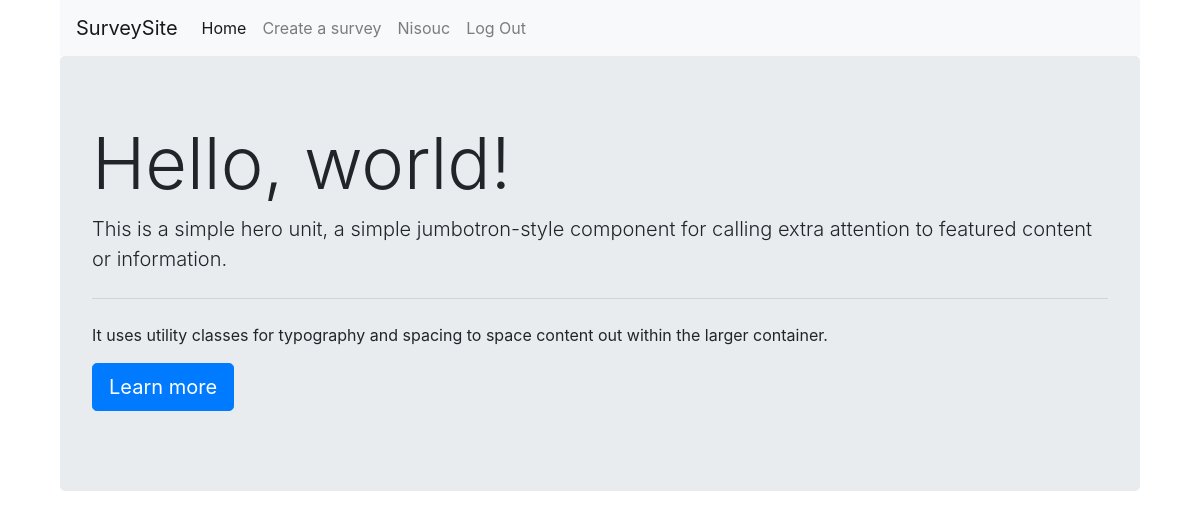
Before: /index.php?page=home (signed in) with the older database file.
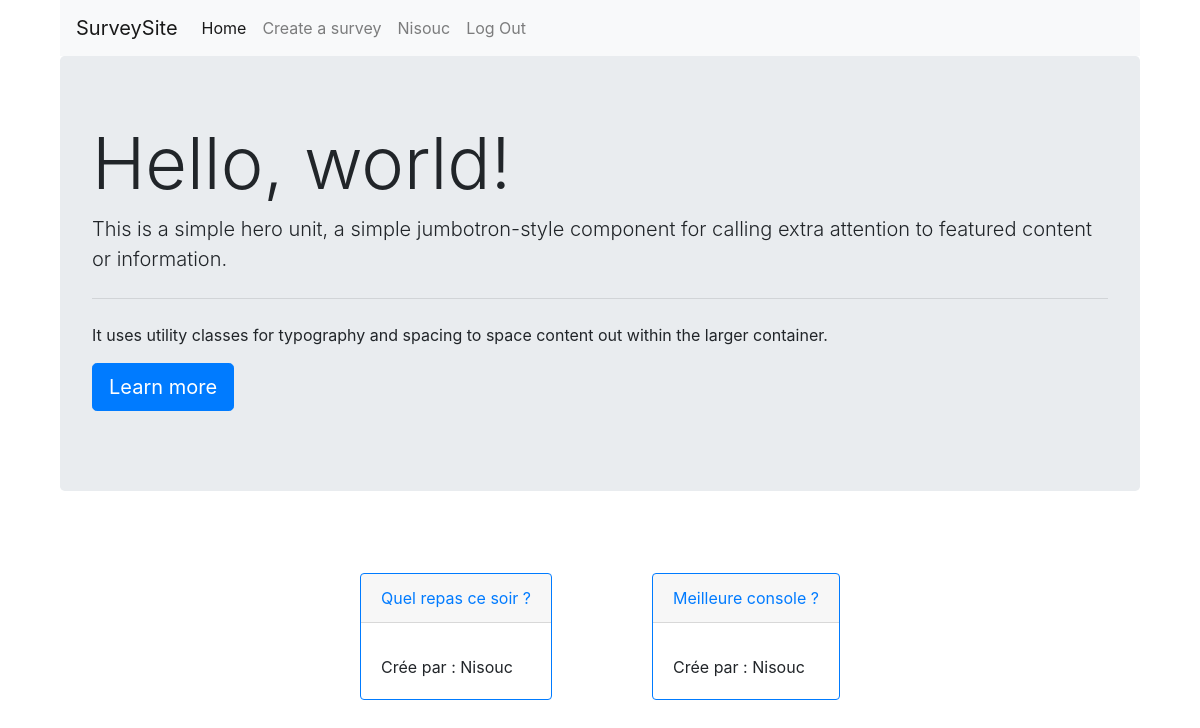
After: the same page with the newer database file.
### tables this page shows
CREATE TABLE `surveys` (
  `survey_id` int(11) NOT NULL,
  `question` varchar(255) NOT NULL,
  `end` varchar(255) NOT NULL,
  `creatorsId` int(11) NOT NULL
);

CREATE TABLE `users` (
  `user_id` int(11) NOT NULL,
  `user_name` varchar(255) NOT NULL,
  `user_pass` varchar(255) NOT NULL,
  `user_email` varchar(255) NOT NULL,
  `status` tinyint(1) NOT NULL,
  `user_theme` varchar(255) NOT NULL DEFAULT 'white'
);

### App/Controller/DefaultController.php (called while the page is built, shortened)
<?php
class DefaultController {
    public function __construct()
    {
        $this->model = new DefaultModel();
    }
    public function homeIndex()
    {
        $surveys = $this->model->getSurveys();
        require ROOT."/App/View/homeIndex.php";
    }
}

### Public/index.php (called while the page is built, shortened)
<?php
require ROOT."/Core/Database.php";
require ROOT."/router.php";

### Core/Database.php (called while the page is built, shortened)
<?php
class Database{
    protected $pdo;
    public function __construct()
    {
        try {
            $this->host = $dbConfig["host"];
            $this->dbname = $dbConfig["dbname"];
            $this->user = $dbConfig["user"];
            $this->pass = $dbConfig["pass"];
            $this->pdo = new \PDO("mysql:host=$this->host;dbname=$this->dbname", $this->user, $this->pass);
        } catch (\PDOException $e) {
            return $e->getMessage();
        }
    }
    public function query(string $statement, bool $one)
    {
        $query = $this->pdo->query($statement);
        if ($one === false) {
            return $query->fetch(\PDO::FETCH_ASSOC);
        } else {
            return $query->fetchAll(\PDO::FETCH_ASSOC);
        }
    }
}

### App/Model/DefaultModel.php (called while the page is built, shortened)
<?php
class DefaultModel extends Database
{
    public function getSurveys()
    {
        $getSurveys = "SELECT * FROM surveys INNER JOIN users ON creatorsId = user_id";
        return $this->query($getSurveys, true);
    }
}

### App/View/homeIndex.php (the view, shortened to what this page needs)
<?php
require ROOT."/commons.php";
?>
<!DOCTYPE html>
<html lang="en">
<head>
</head>
<body>
<div class="jumbotron">
  <h1 class="display-3">Hello, world!</h1>
  <p class="lead">This is a simple hero unit, a simple jumbotron-style component for calling extra attention to featured content or information.</p>
  <hr class="my-4">
  <p>It uses utility classes for typography and spacing to space content out within the larger container.</p>
  <p class="lead">
    <a class="btn btn-primary btn-lg" href="#" role="button">Learn more</a>
  </p>
</div>
<div class="container">
<?php foreach($surveys as $su):  ?>
<div class="card border-primary mb-3" style="max-width: 20rem; margin: 50px">
  <div class="card-header"><a href="?page=survey&id=<?= $su['survey_id'] ?>"><?php echo $su['question'] ?></a></div>
  <div class="card-body">
    <p class="card-text">Crée par : <?= $su['user_name'] ?></p>
  </div>
</div>
<?php endforeach; ?>
</div>
</body>
</html>

### router.php (shortened to what this page needs)
<?php
if(array_key_exists("page", $_GET)){
    switch ($_GET["page"]) {
        case 'home' :
            if(isset($_SESSION['Connected']) && $_SESSION['Connected'] == true) {
                $controller = new DefaultController();
                $controller->homeIndex();
            } else {
                $controller = new UserController();
                $controller->createUser();
            }
            break;
    }
} else{
    $controller = new UserController();
    $controller->createUser();
}

### commons.php (shortened to what this page needs)
<head>
  <link rel="stylesheet" href="https://cdn.jsdelivr.net/npm/bootstrap@4.5.3/dist/css/bootstrap.min.css">
</head>
<nav class="navbar navbar-expand-lg navbar-light bg-light">
<a class="navbar-brand" href="#">SurveySite</a>
<div class="collapse navbar-collapse" id="navbarNav">
  <ul class="navbar-nav">
    <li class="nav-item active">
        <a class="nav-link" href="?page=home">Home</a>
    </li>
    <li class="nav-item">
      <a class="nav-link" href="?page=createSurvey">Create a survey</a>
    </li>
    <?php if(isset($_SESSION["Connected"]) && $_SESSION == true) { ?>
      <li class="nav-item">
        <a class="nav-link" href="?page=user"><?= $_SESSION["Username"] ?></a>
      </li>
      <li class="nav-item">
        <a class="nav-link" href="?page=create-user&action=disconnect">Log Out</a>
      </li>
    <?php } ?>
  </ul>
</div>
</nav>

### commons.php (style rules this page uses)
* { margin: 0; padding: 0; box-sizing: border-box; }
body { width: 90%; margin: auto; }

### App/View/homeIndex.php (style rules this page uses)
.container { display: flex; flex-wrap: wrap; justify-content: center; }

Changed rows visible on the page:
added surveys: question "Quel repas ce soir ?", users.user_name "Nisouc"
added surveys: question "Meilleure console ?", users.user_name "Nisouc"
